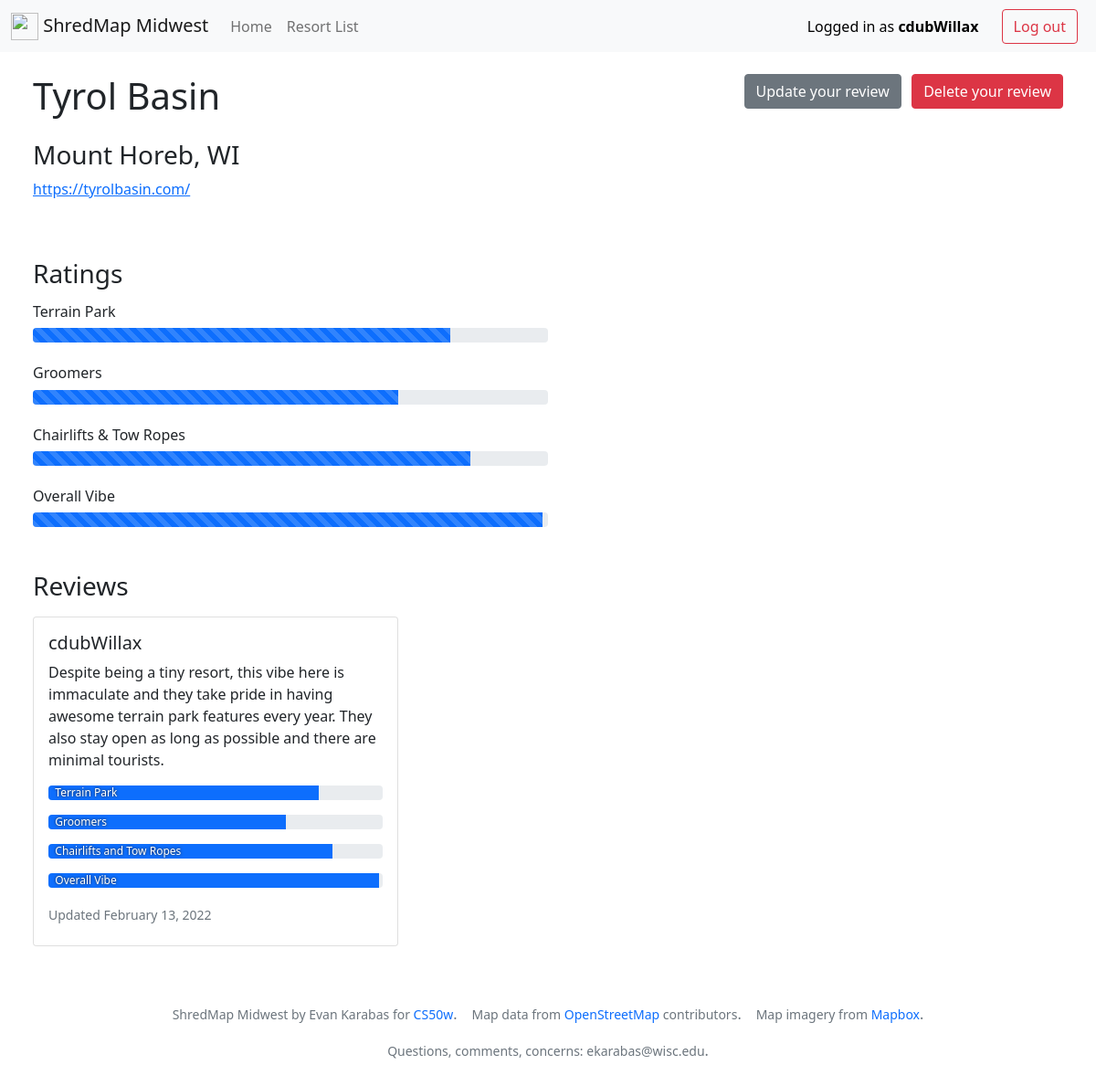
The page /100 (signed in) on the database its author committed.
### shredmap_midwest/models.py (models this page shows, shortened)
class User(AbstractUser):
    pass

class Resort(models.Model):
    STATES = (
        ('ND', 'North Dakota'),
        ('SD', 'South Dakota'),
        ('MN', 'Minnesota'),
        ('WI', 'Wisconsin'),
        ('MI', 'Michigan'),
        ('IA', 'Iowa'),
        ('MO', 'Missouri'),
        ('IL', 'Illinois'),
        ('IN', 'Indiana'),
        ('OH', 'Ohio'),
    )
    name = models.CharField(max_length=100)
    state = models.CharField(max_length=2, choices=STATES)
    city = models.CharField(max_length=100)
    visitors = models.ManyToManyField(User, related_name="visited_resort")
    website = models.URLField()
    x = models.FloatField()
    y = models.FloatField()
    avg_park = models.FloatField(default=None, null=True, blank=True)
    avg_groomer = models.FloatField(default=None, null=True, blank=True)
    avg_lift = models.FloatField(default=None, null=True, blank=True)
    avg_vibe = models.FloatField(default=None, null=True, blank=True)

class Review(models.Model):
    author = models.ForeignKey(
        User, on_delete=models.CASCADE, related_name="review")
    resort = models.ForeignKey(
        Resort, on_delete=models.CASCADE, related_name="resort_review")
    message = models.TextField(default=None, null=True, blank=True)
    park_review = models.IntegerField(default=None, null=True, blank=True)
    groomer_review = models.IntegerField(default=None, null=True, blank=True)
    lift_review = models.IntegerField(default=None, null=True, blank=True)
    vibe_review = models.IntegerField(default=None, null=True, blank=True)
    timestamp = models.DateTimeField(auto_now_add=True)
    edited = models.BooleanField(default=False)

### shredmap_midwest/views.py (the view, shortened to what this page needs)
# urls.py: path("<int:resort_id>", views.resort_view, name="resort_view"),
def resort_view(request, resort_id):
    error = ""
    success = ""
    visited = False
    this_review = ""
    deleted = False
    try:
        resort = Resort.objects.get(pk=resort_id)
    except Resort.DoesNotExist:
        return JsonResponse({"error": "Resort not found."}, status=404)
    try:
        reviews = Review.objects.filter(resort=resort).order_by("-timestamp")
    except Review.DoesNotExist:
        return JsonResponse({"error": "Review not found."}, status=404)
    if request.user in resort.visitors.all():
        visited = True
        try:
            this_review = Review.objects.get(
                resort=resort, author=request.user)
        except Review.DoesNotExist:
            return JsonResponse({"error": "User listed as a visitor, but review does not exist"})
    Resort.objects.filter(id=resort_id).update(
        avg_park=get_average(resort, 'park_review')['park_review__avg'])
    Resort.objects.filter(id=resort_id).update(
        avg_groomer=get_average(resort, 'groomer_review')['groomer_review__avg'])
    Resort.objects.filter(id=resort_id).update(
        avg_lift=get_average(resort, 'lift_review')['lift_review__avg'])
    Resort.objects.filter(id=resort_id).update(
        avg_vibe=get_average(resort, 'vibe_review')['vibe_review__avg'])
    return render(request, "shredmap_midwest/resort.html", {
        "resort": resort,
        "reviews": reviews,
        "visited": visited,
        "this_review": this_review,
        "avg_park": resort.avg_park,
        "avg_groomer": resort.avg_groomer,
        "avg_lift": resort.avg_lift,
        "avg_vibe": resort.avg_vibe,
    })

### shredmap_midwest/views.py (called while the page is built)
def get_average(resort, category):
    try:
        this_resort_reviews = Review.objects.filter(resort=resort)
    except Review.DoesNotExist:
        return JsonResponse({"error": "Review not found."}, status=404)
    return this_resort_reviews.aggregate(Avg(category))

### shredmap_midwest/templates/shredmap_midwest/resort.html (shortened to what this page needs)
{% extends "shredmap_midwest/layout.html" %}
{% block body %}
<div class="padding-please">
    <div>
        <h1 style="float: left">{{resort.name}}</h1>
        {% if user.is_authenticated %}
        {% if visited %}
        <button type="button" class="btn btn-danger desktop-button" data-bs-toggle="modal"
            data-bs-target="#deleteReviewModal">
            Delete your review
        </button>
        <button type="button" class="btn btn-secondary desktop-button" data-bs-toggle="modal"
            data-bs-target="#reviewModal">
            Update your review
        </button>
        {% else %}
        <button type="button" class="btn btn-primary desktop-button" data-bs-toggle="modal"
            data-bs-target="#reviewModal">
            Leave a review
        </button>
        {% endif %}
        {% endif %}
    </div>
    <br>
    <br>
    <br>
    <h3 class="fw-light">{{resort.city}}, {{resort.state}}</h3>
    <p class="fw-light"><a href="{{resort.website}}" target="_blank" rel="noopener noreferrer">{{resort.website}}</a>
    </p>
    <br>
    <br>
    {% if reviews %}
    <h3 class="slight-margin-bottom">Ratings</h3>
    <div class="half-width">
        <h6 class="fw-light">Terrain Park</h6>
        <div class="progress">
            <div class="progress-bar progress-bar-striped progress-bar-animated" role="progressbar" aria-valuenow="75"
                aria-valuemin="0" aria-valuemax="100" style="width: {{avg_park}}%"></div>
        </div>
        <br>
        <h6 class="fw-light">Groomers</h6>
        <div class="progress">
            <div class="progress-bar progress-bar-striped progress-bar-animated" role="progressbar" aria-valuenow="75"
                aria-valuemin="0" aria-valuemax="100" style="width: {{avg_groomer}}%"></div>
        </div>
        <br>
        <h6 class="fw-light">Chairlifts & Tow Ropes</h6>
        <div class="progress">
            <div class="progress-bar progress-bar-striped progress-bar-animated" role="progressbar" aria-valuenow="75"
                aria-valuemin="0" aria-valuemax="100" style="width: {{avg_lift}}%"></div>
        </div>
        <br>
        <h6 class="fw-light">Overall Vibe</h6>
        <div class="progress">
            <div class="progress-bar progress-bar-striped progress-bar-animated" role="progressbar" aria-valuenow="75"
                aria-valuemin="0" aria-valuemax="100" style="width: {{avg_vibe}}%">
            </div>
        </div>
    </div>
    <br>
    <br>
    {% endif %}
    <h3 class="slight-margin-bottom">Reviews</h3>
    {% if not reviews %}
    <p class="fw-light fs-5">This resort has no reviews yet.</p>
    {% else %}
    <div class="d-flex flex-wrap">
        {% for review in reviews %}
        <div class="card">
            <div class="card-body">
                <h5 class="card-title">{{review.author.username}}</h5>
                {% if review.message %}
                <p class="card-text">{{review.message}}</p>
                {% endif %}
                {% if review.park_review %}
                <div class="progress slight-margin-bottom">
                    <div class="progress-bar" role="progressbar" style="width: {{review.park_review}}%"
                        aria-valuemin="0" aria-valuemax="100">
                        <span class="progress-bar-text">Terrain Park</span>
                    </div>
                </div>
                {% endif %}
                {% if review.groomer_review %}
                <div class="progress slight-margin-bottom">
                    <div class="progress-bar" role="progressbar" style="width: {{review.groomer_review}}%"
                        aria-valuemin="0" aria-valuemax="100">
                        <span class="progress-bar-text">Groomers</span>
                    </div>
                </div>
                {% endif %}
                {% if review.lift_review %}
                <div class="progress slight-margin-bottom">
                    <div class="progress-bar" role="progressbar" style="width: {{review.lift_review}}%"
                        aria-valuemin="0" aria-valuemax="100">
                        <span class="progress-bar-text">Chairlifts and Tow Ropes</span>
                    </div>
                </div>
                {% endif %}
                {% if review.vibe_review %}
                <div class="progress">
                    <div class="progress-bar" role="progressbar" style="width: {{review.vibe_review}}%"
                        aria-valuemin="0" aria-valuemax="100">
                        <span class="progress-bar-text">Overall Vibe</span>
                    </div>
                </div>
                {% endif %}
                <br>
                {% if review.edited %}
                <h6 class="card-subtitle mb-2 text-muted fw-light"><small>Updated
                        {{review.timestamp | date:"F d, Y"}}</small>
                </h6>
                {% else %}
                <h6 class="card-subtitle mb-2 text-muted fw-light"><small>
                        {{review.timestamp | date:"F d, Y"}}</small>
                </h6>
                {% endif %}
            </div>
        </div>
        {% endfor %}
    </div>
    {% endif %}
</div>
{% endblock %}

### shredmap_midwest/templates/shredmap_midwest/layout.html (shortened to what this page needs)
{% load static %}
<!doctype html>
<html lang="en">
<head>
    <link href="https://cdn.jsdelivr.net/npm/bootstrap@5.1.3/dist/css/bootstrap.min.css" rel="stylesheet"
>
    <link rel="stylesheet" href="https://unpkg.com/leaflet@1.7.1/dist/leaflet.css"
 />
    <link rel="stylesheet" href="{% static 'shredmap_midwest/styles.css' %}">
</head>
<body>
    <nav class="navbar navbar-expand-lg navbar-light bg-light">
        <div class="container-fluid">
            <a class="navbar-brand" href="{% url 'index' %}">
                <img src="https://external-content.duckduckgo.com/iu/?u=https%3A%2F%2Fcdn.onlinewebfonts.com%2Fsvg%2Fimg_350758.png&f=1&nofb=1"
                    alt="" width="30" height="30" class="d-inline-block align-text-top">
                ShredMap Midwest
            </a>
          <div class="collapse navbar-collapse" id="navbarNavAltMarkup">
            <div class="navbar-nav">
              <a class="nav-link" href="{% url 'index' %}">Home</a>
              <a class="nav-link" href="{% url 'resorts' %}">Resort List</a>
            </div>
          </div>
          <div>
            {% if user.is_authenticated %}
            <a class="btn btn-link me-2 no-hover" id="logged_in">Logged in as <strong>{{request.user.username}}</strong></a>
            <a class="btn btn-outline-danger me-2" href="{% url 'logout' %}" type="button">Log out</a>
            {% else %}
            <a class="btn btn-outline-primary me-2" href="{% url 'register' %}" type="button">Register</a>
            <a class="btn btn-outline-primary me-2" href="{% url 'login' %}" type="button">Log in</a>
            {% endif %}
        </div>
        </div>
      </nav>
</body>
<div class="body">
    {% block body %}
    {% endblock %}
</div>
<div class="container">
    <footer class="my-3">
        <ul class="nav justify-content-center pb-3 mb-3">
            <p class="nav-item px-2 text-muted fw-light"><small>ShredMap Midwest by Evan Karabas for <a
                        href="https://cs50.harvard.edu/web/2020/" class="no-underline">CS50w</a></small>.</p>
            <p class="nav-item px-2 text-muted fw-light"><small>Map data from <a
                        href="https://www.openstreetmap.org/copyright" class="no-underline">OpenStreetMap</a>
                    contributors</small>.</p>
            <p class="nav-item px-2 text-muted fw-light"><small>Map imagery from <a href="https://www.mapbox.com/"
                        class="no-underline">Mapbox</a></small>.</p>
            <p class="nav-item px-2 text-muted fw-light"><small>Questions, comments, concerns:
                    <strong>ekarabas@wisc.edu</strong></small>.</p>
        </ul>
    </footer>
</div>
</html>

### shredmap_midwest/static/shredmap_midwest/styles.css (style rules this page uses)
.btn-link { color: black; text-decoration: none; }
.no-hover { pointer-events: none; }
.no-underline { text-decoration: none; }
.padding-please { padding-top: 2%; padding-bottom: 2%; padding-left: 3%; padding-right: 3%; }
.half-width { width: 50%; }
.card { width: 25rem; margin-right: 2%; margin-bottom: 2%; }
.slight-margin-bottom { margin-bottom: 1rem; }
.progress-bar { text-align: left; padding-left: 2%; }
.progress-bar .progress-bar-text { position: absolute; text-shadow: 0px 0px 3px rgb(36, 36, 36); }
.desktop-button { float: right; margin-left: 1%; }

### rows shown on the page
User: user.username "cdubWillax"
Resort: name "Tyrol Basin", city "Mount Horeb", state "WI", website "https://tyrolbasin.com/"
Review: author.username "cdubWillax", message "Despite being a tiny resort, this vibe here is immaculate and they take pride in having awesome terrain park features every year. They also stay open as long as possible and there are minimal tourists.", {{ review.park_review }} 81 (drawn), {{ review.groomer_review }} 71 (drawn), {{ review.lift_review }} 85 (drawn), {{ review.vibe_review }} 99 (drawn), timestamp "February 13, 2022"
